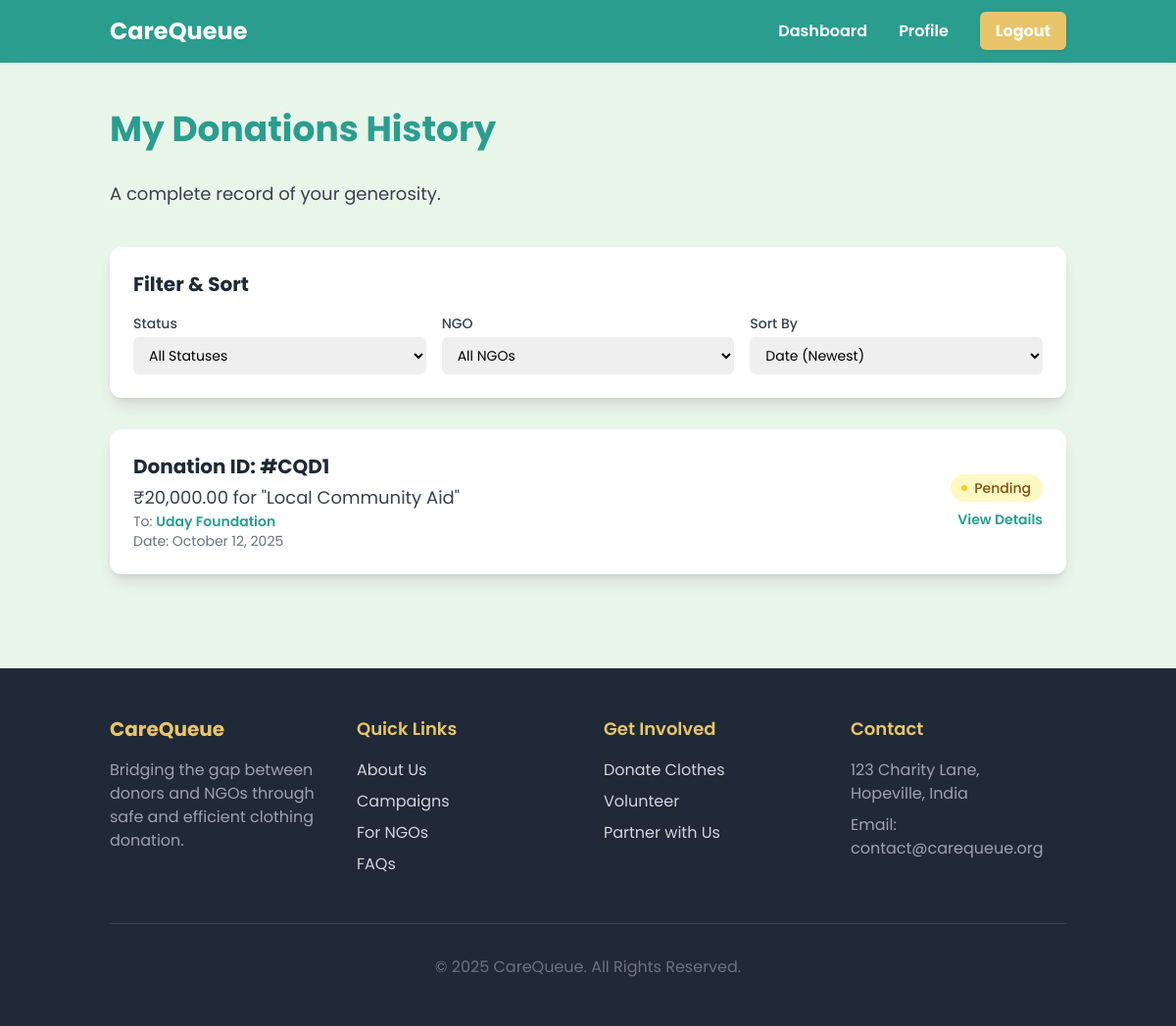
Page /donations.php (signed in) on the committed database.
### tables this page shows
CREATE TABLE `donations` (
  `id` int(6) UNSIGNED NOT NULL,
  `user_id` int(6) UNSIGNED DEFAULT NULL,
  `ngo_id` int(6) UNSIGNED DEFAULT NULL,
  `campaign_id` int(11) NOT NULL,
  `amount` decimal(10,2) NOT NULL,
  `donation_date` timestamp NOT NULL DEFAULT current_timestamp(),
  `payment_screenshot` varchar(255) NOT NULL
);

CREATE TABLE `campaigns` (
  `id` int(6) UNSIGNED NOT NULL,
  `ngo_id` int(6) UNSIGNED DEFAULT NULL,
  `title` varchar(255) NOT NULL,
  `description` text DEFAULT NULL,
  `amount_goal` varchar(255) NOT NULL,
  `image` varchar(255) DEFAULT NULL,
  `created_at` timestamp NOT NULL DEFAULT current_timestamp()
);

CREATE TABLE `ngos` (
  `id` int(6) UNSIGNED NOT NULL,
  `name` varchar(50) NOT NULL,
  `email` varchar(50) DEFAULT NULL,
  `password` varchar(255) NOT NULL,
  `reg_date` timestamp NOT NULL DEFAULT current_timestamp() ON UPDATE current_timestamp()
);

### donations.php (the view, shortened to what this page needs)
<?php
include 'db_connect.php';
$user_id = $_SESSION['id'];
$sql = "SELECT donations.id, donations.amount, donations.donation_date, ngos.name as ngo_name, campaigns.title as campaign_title FROM donations JOIN ngos ON donations.ngo_id = ngos.id JOIN campaigns ON donations.campaign_id = campaigns.id WHERE donations.user_id = ? ORDER BY donations.donation_date DESC";
$stmt = $conn->prepare($sql);
$stmt->bind_param("i", $user_id);
$stmt->execute();
$result = $stmt->get_result();
$donations = $result->fetch_all(MYSQLI_ASSOC);
?>
<!DOCTYPE html>
<html lang="en">
<head>
    <script src="https://cdn.tailwindcss.com"></script>
</head>
<body class="bg-light-bg font-sans">
    <header class="bg-primary shadow-sm sticky top-0 z-50">
        <nav class="container mx-auto px-6 py-4 flex justify-between items-center">
            <a href="index.php" class="text-2xl font-bold text-white">CareQueue</a>
            <ul class="flex items-center space-x-8">
                <li><a href="dashboard.php" class="text-white hover:text-secondary font-semibold transition-colors">Dashboard</a></li>
                <li><a href="profile.php" class="text-white hover:text-secondary font-semibold transition-colors">Profile</a></li>
                <li><a href="logout.php" class="bg-secondary text-white font-bold py-2 px-4 rounded-md shadow hover:bg-secondary-dark transition-all duration-300">
                    Logout
                </a></li>
            </ul>
        </nav>
    </header>
    <main class="container mx-auto px-6 py-12">
        <h1 class="text-4xl font-bold text-primary mb-8 text-center md:text-left">My Donations History</h1>
        <p class="text-lg text-gray-700 mb-10 text-center md:text-left">A complete record of your generosity.</p>
        <div class="bg-white p-6 rounded-xl shadow-lg mb-8">
            <h3 class="text-xl font-bold text-gray-800 mb-4">Filter & Sort</h3>
            <div class="grid grid-cols-1 sm:grid-cols-2 md:grid-cols-3 gap-4">
                <div>
                    <label for="status-filter" class="block text-sm font-medium text-gray-700">Status</label>
                    <select id="status-filter" class="mt-1 block w-full pl-3 pr-10 py-2 text-base border-gray-300 focus:outline-none focus:ring-primary focus:border-primary sm:text-sm rounded-md">
                        <option>All Statuses</option>
                    </select>
                </div>
                <div>
                    <label for="ngo-filter" class="block text-sm font-medium text-gray-700">NGO</label>
                    <select id="ngo-filter" class="mt-1 block w-full pl-3 pr-10 py-2 text-base border-gray-300 focus:outline-none focus:ring-primary focus:border-primary sm:text-sm rounded-md">
                        <option>All NGOs</option>
                    </select>
                </div>
                <div>
                    <label for="sort-by" class="block text-sm font-medium text-gray-700">Sort By</label>
                    <select id="sort-by" class="mt-1 block w-full pl-3 pr-10 py-2 text-base border-gray-300 focus:outline-none focus:ring-primary focus:border-primary sm:text-sm rounded-md">
                        <option>Date (Newest)</option>
                    </select>
                </div>
            </div>
        </div>
        <div class="space-y-6">
            <?php if (empty($donations)):
            ?>
                <div class="bg-white p-6 rounded-xl shadow-lg text-center">
                    <p class="text-xl font-bold text-gray-800">No donations yet!</p>
                    <p class="text-lg text-gray-700 mt-1">You have not made any donations yet. Please check back later.</p>
                </div>
            <?php else:
            ?>
                <?php foreach ($donations as $donation):
                ?>
                    <div class="bg-white p-6 rounded-xl shadow-lg flex flex-col md:flex-row justify-between items-start md:items-center">
                        <div class="mb-4 md:mb-0">
                            <p class="text-xl font-bold text-gray-800">Donation ID: #CQD<?php echo $donation['id']; ?></p>
                            <p class="text-lg text-gray-700 mt-1">₹<?php echo number_format($donation['amount'], 2); ?> for "<?php echo $donation['campaign_title']; ?>"</p>
                            <p class="text-sm text-gray-500">To: <span class="font-semibold text-primary"><?php echo $donation['ngo_name']; ?></span></p>
                            <p class="text-sm text-gray-500">Date: <?php echo date("F j, Y", strtotime($donation['donation_date'])); ?></p>
                        </div>
                        <div class="flex flex-col items-start md:items-end">
                            <span class="inline-flex items-center px-3 py-1 rounded-full text-sm font-medium bg-yellow-100 text-yellow-800 mb-2">
                                <svg class="-ml-0.5 mr-1.5 h-2 w-2 text-yellow-400" fill="currentColor" viewBox="0 0 8 8">
                                    <circle cx="4" cy="4" r="3" />
                                </svg>
                                Pending
                            </span>
                            <a href="#" class="text-primary hover:text-primary-dark text-sm font-semibold">View Details</a>
                        </div>
                    </div>
                <?php endforeach; ?>
            <?php endif; ?>
        </div>
    </main>
    <footer class="bg-gray-800 text-white mt-12">
        <div class="container mx-auto px-6 py-12">
            <div class="grid md:grid-cols-2 lg:grid-cols-4 gap-8">
                <div class="lg:col-span-1">
                    <h4 class="text-xl font-bold text-secondary mb-4">CareQueue</h4>
                    <p class="text-gray-400">Bridging the gap between donors and NGOs through safe and efficient clothing donation.</p>
                </div>
                <div>
                    <h4 class="text-lg font-semibold text-secondary mb-4">Quick Links</h4>
                    <ul class="space-y-2 text-gray-300">
                        <li><a href="about.php" class="hover:text-white transition-colors">About Us</a></li>
                        <li><a href="index.php#campaigns" class="hover:text-white transition-colors">Campaigns</a></li>
                        <li><a href="#" class="hover:text-white transition-colors">For NGOs</a></li>
                        <li><a href="#" class="hover:text-white transition-colors">FAQs</a></li>
                    </ul>
                </div>
                <div>
                    <h4 class="text-lg font-semibold text-secondary mb-4">Get Involved</h4>
                    <ul class="space-y-2 text-gray-300">
                        <li><a href="#" class="hover:text-white transition-colors">Donate Clothes</a></li>
                        <li><a href="#" class="hover:text-white transition-.colors">Volunteer</a></li>
                        <li><a href="#" class="hover:text-white transition-colors">Partner with Us</a></li>
                    </ul>
                </div>
                 <div>
                    <h4 class="text-lg font-semibold text-secondary mb-4">Contact</h4>
                    <p class="text-gray-400">123 Charity Lane,<br>Hopeville, India</p>
                    <p class="text-gray-400 mt-2">Email: contact@carequeue.org</p>
                </div>
            </div>
            <div class="mt-12 pt-8 border-t border-gray-700 text-center text-gray-500">
                <p>&copy; 2025 CareQueue. All Rights Reserved.</p>
            </div>
        </div>
    </footer>
</body>
</html>

### rows in the picture
donations: id "1", amount "20,000.00", campaign.title "Local Community Aid", ngo.name "Uday Foundation", donation_date "October 12, 2025"
